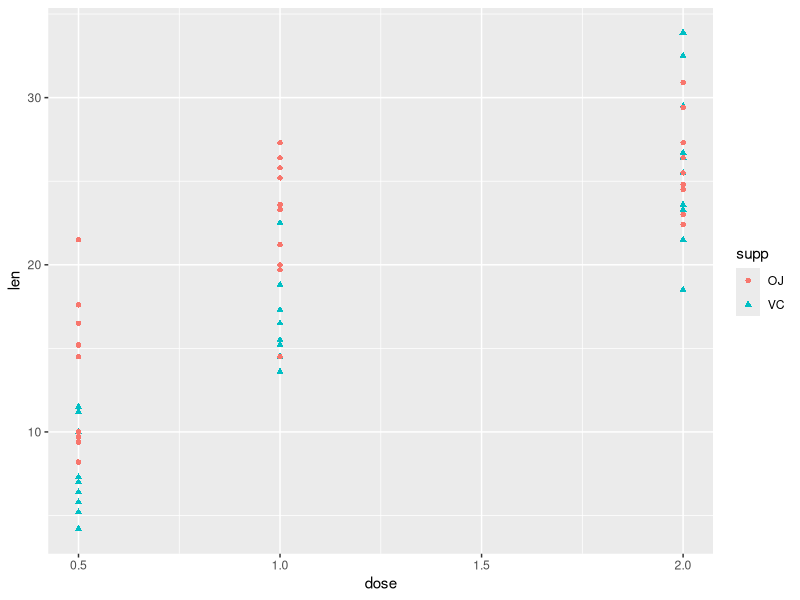

Write the R code that produced this figure. (Note: this script raises an error after producing the figure.)
## ---- chunk 1
knitr::opts_chunk$set(echo = TRUE)
## ---- chunk 2
library(datasets)
summary(ToothGrowth)

## ---- chunk 3

library(ggplot2)
ggplot(ToothGrowth, aes(x=dose, y=len,shape=supp, color=supp)) + geom_point()


## ---- chunk 4
t05 <- t.test(len ~ supp, data=subset(ToothGrowth,dose ==0.5), paired=FALSE, var.equal=FALSE)
t1 <- t.test(len ~ supp, data=subset(ToothGrowth,dose ==1), paired=FALSE, var.equal=FALSE)
t2 <- t.test(len ~ supp, data=subset(ToothGrowth,dose ==2), paired=FALSE, var.equal=FALSE)

dose<-c(0.5,1,2)
p<-c(t05$p.value,t1$p.value,t2$p.value)
conflow<-c(t05$conf.int[1],t1$conf.int[1],t2$conf.int[1])
confhigh<-c(t05$conf.int[2],t1$conf.int[2],t2$conf.int[2])


data.frame(dose,p,conflow,confhigh)



## ---- chunk 5
t05_1 <- t.test(len ~ dose, data=subset(ToothGrowth,dose %in% c(0.5,1)), paired=FALSE, var.equal=FALSE)
t05_2 <- t.test(len ~ dose, data=subset(ToothGrowth,dose %in% c(0.5,2)), paired=FALSE, var.equal=FALSE)
t1_2 <- t.test(len ~ dose, data=subset(ToothGrowth,dose %in% c(2,1)), paired=FALSE, var.equal=FALSE)

dosepair<-c("05_1","05_2","1_2")
p<-c(t05_1$p.value,t05_2$p.value,t1_2$p.value)
conflow<-c(t05_1$conf.int[1],t05_2$conf.int[1],t1_2$conf.int[1])
confhigh<-c(t05_1$conf.int[2],t05_2$conf.int[2],t1_2$conf.int[2])


data.frame(dosepair,p,conflow,confhigh)



